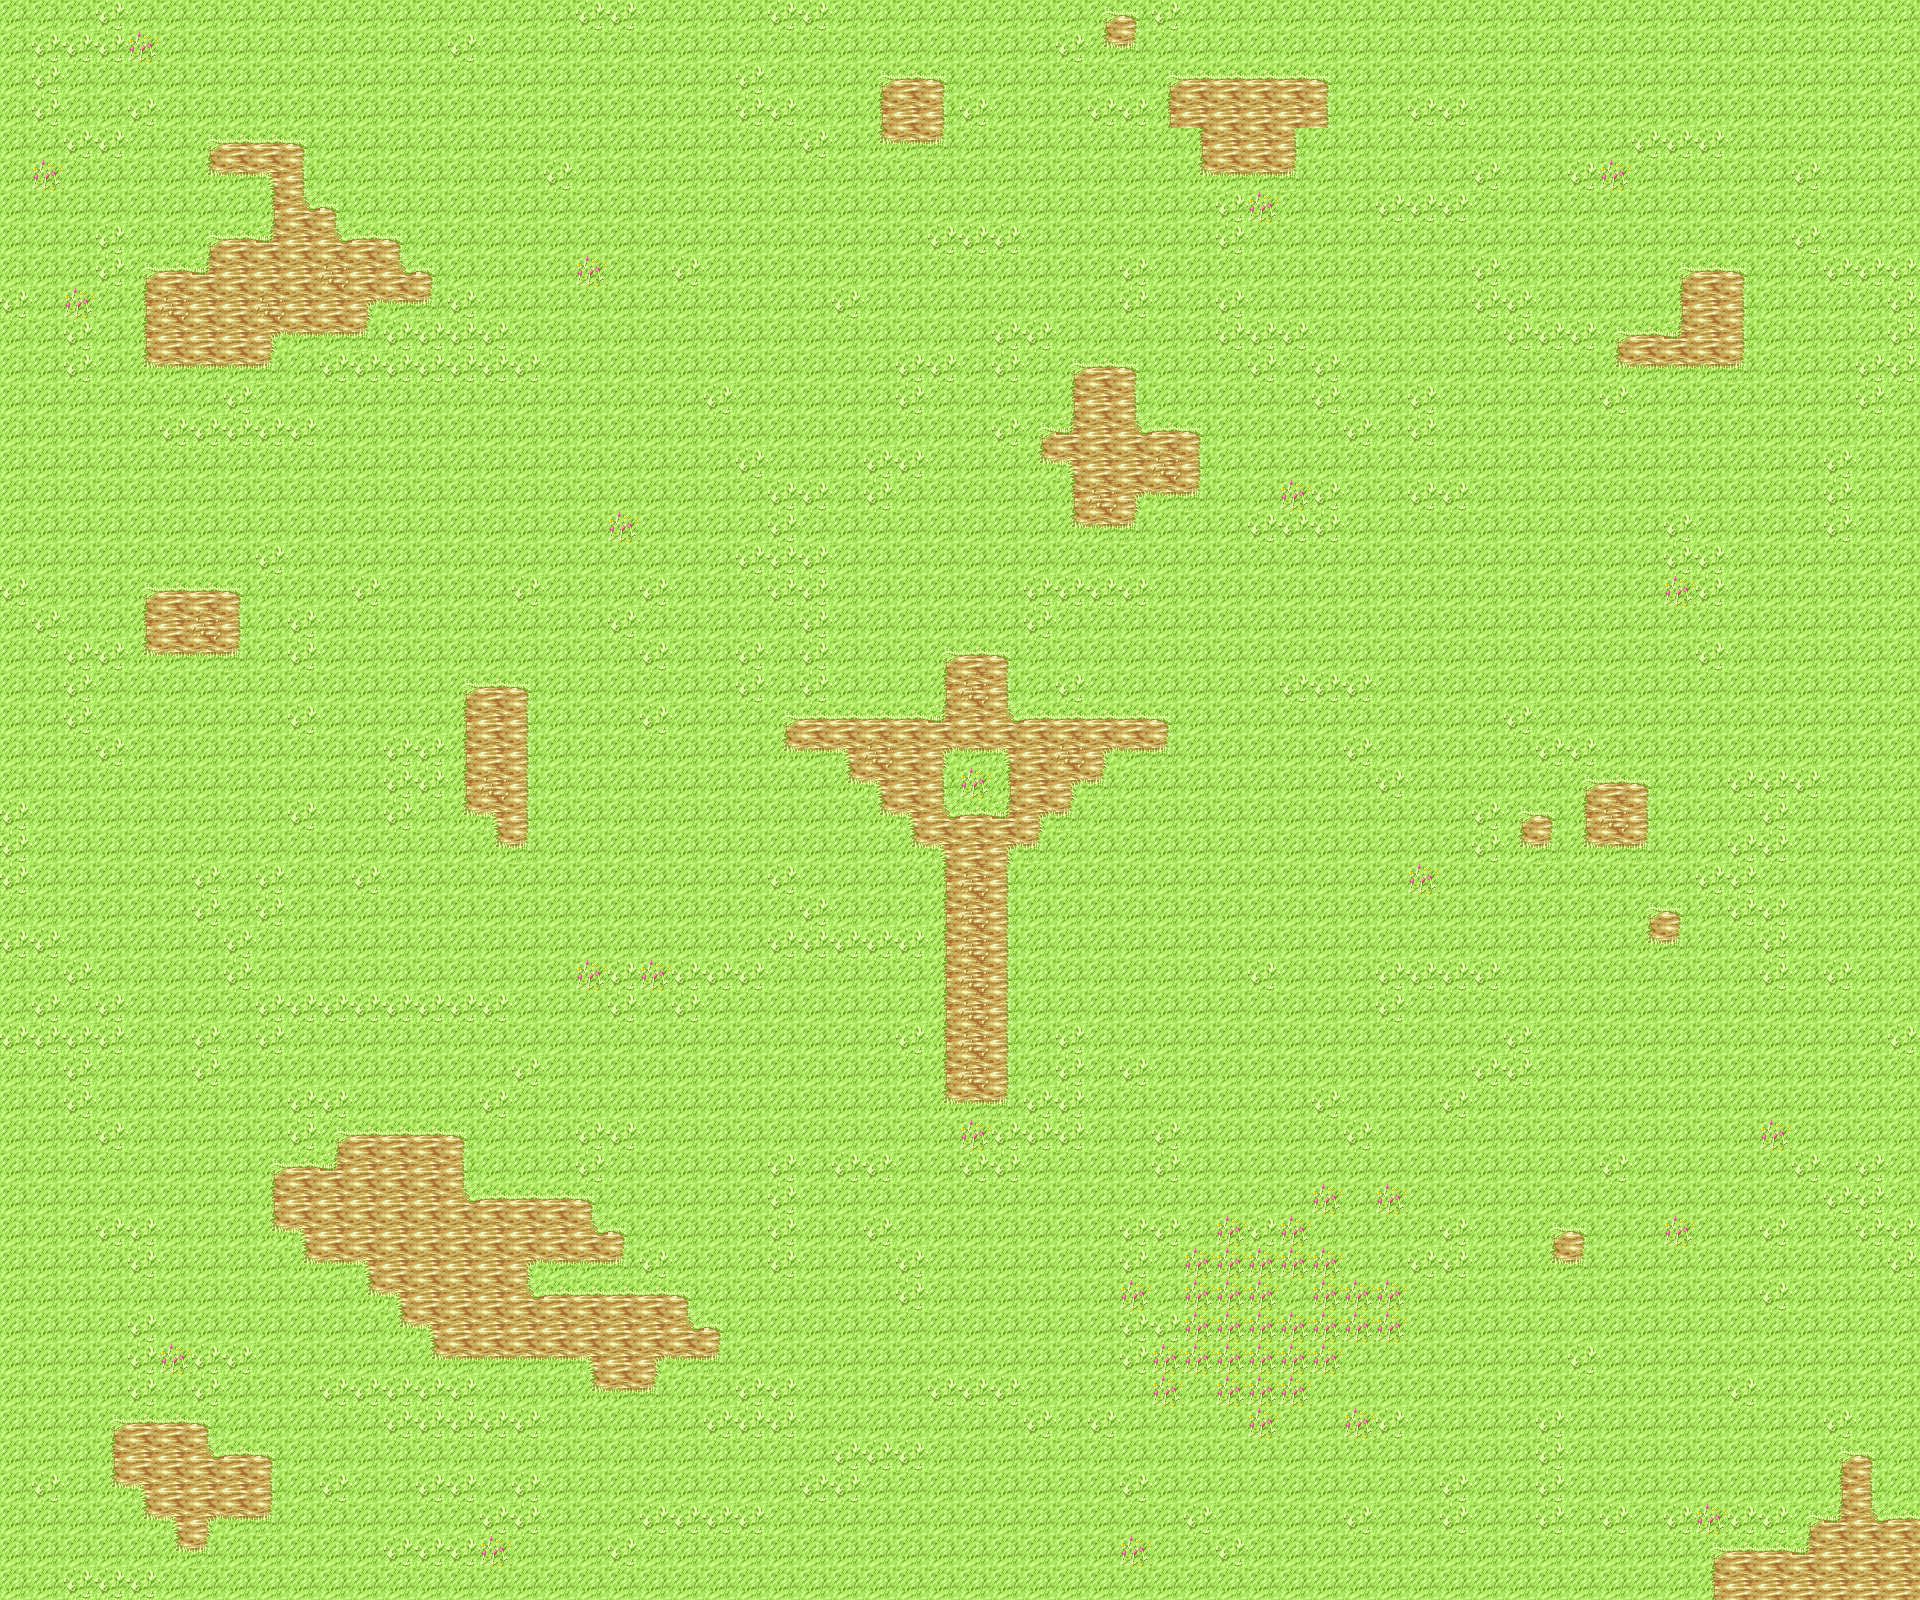

The image is a tile-based game level rendered from a .tmx file. Its description and source (layers, tilesets, objects; grid data summarised) follow:
An orthogonal 60x50 tile map with 32x32 px tiles, 1 tile layer (background).

<map version="1.0" orientation="orthogonal" width="60" height="50" tilewidth="32" tileheight="32">
 <tileset firstgid="1" name="mapset" tilewidth="32" tileheight="32">
  <image source="mapset.png" width="96" height="224" />
 </tileset>
 <layer name="background" width="60" height="50">
  <data>[3000 cells, 3000 non-empty, 17 distinct tile ids]</data>
 </layer>
</map>